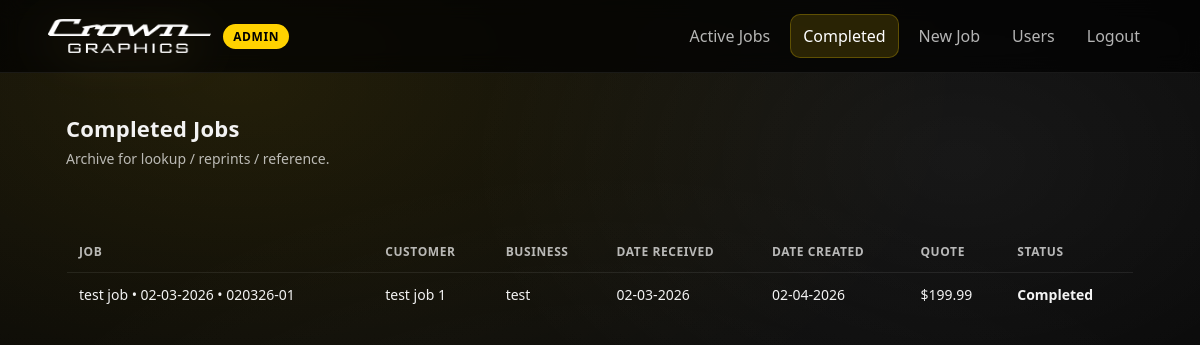
The app's page /jobs/completed (signed in) with its own data.
### app.py (models this page shows)
class Job(db.Model):
    id = db.Column(db.Integer, primary_key=True)
    customer_name = db.Column(db.String(120), nullable=False)
    business_name = db.Column(db.String(120), nullable=True)
    phone_number = db.Column(db.String(40), nullable=True)
    email_address = db.Column(db.String(160), nullable=True)
    job_title = db.Column(db.String(140), nullable=False)
    job_summary = db.Column(db.String(240), nullable=True)
    job_details = db.Column(db.Text, nullable=True)
    quote_amount = db.Column(db.Float, nullable=True)
    received_date = db.Column(db.Date, nullable=False, default=date.today)
    created_at = db.Column(db.DateTime, default=datetime.utcnow, nullable=False)
    stage = db.Column(db.String(40), default=STAGES[0], nullable=False)
    po_date_key = db.Column(db.String(6), nullable=False, index=True)  # MMDDYY
    po_seq = db.Column(db.Integer, nullable=False)  # 1..99
    is_new = db.Column(db.Integer, default=1, nullable=False)  # 1 = new, 0 = reviewed
    source = db.Column(db.String(40), nullable=True)
    intake_order_id = db.Column(db.String(80), nullable=True, index=True)
    submission_json = db.Column(db.Text, nullable=True)
    uploaded_files_json = db.Column(db.Text, nullable=True)
    address_1 = db.Column(db.String(160), nullable=True)
    address_2 = db.Column(db.String(160), nullable=True)
    city = db.Column(db.String(80), nullable=True)
    state = db.Column(db.String(40), nullable=True)
    zip_code = db.Column(db.String(20), nullable=True)
    cell = db.Column(db.String(40), nullable=True)
    completed_date = db.Column(db.Date, nullable=True)
    pickup_date = db.Column(db.Date, nullable=True)
    needed_by_date = db.Column(db.Date, nullable=True)
    approval_date = db.Column(db.Date, nullable=True)
    scheduled_date = db.Column(db.Date, nullable=True)
    inspected_date = db.Column(db.Date, nullable=True)
    inspected_by = db.Column(db.String(80), nullable=True)
    mfd_date = db.Column(db.Date, nullable=True)
    vehicle_make = db.Column(db.String(80), nullable=True)
    vehicle_model = db.Column(db.String(80), nullable=True)
    vin = db.Column(db.String(80), nullable=True)
    unit_number = db.Column(db.String(80), nullable=True)
    proof_number = db.Column(db.String(80), nullable=True)
    proof_approved_date = db.Column(db.Date, nullable=True)
    size_location_proof = db.Column(db.String(160), nullable=True)
    work_order = db.Column(db.String(80), nullable=True)
    crown_rep = db.Column(db.String(80), nullable=True)
    summary_of_work = db.Column(db.Text, nullable=True)
    internal_notes = db.Column(db.Text, nullable=True)
    shipping_date = db.Column(db.Date, nullable=True)
    shipping_type = db.Column(db.String(80), nullable=True)
    tracking_number = db.Column(db.String(120), nullable=True)
    ship_to = db.Column(db.Text, nullable=True)
    pickup_name = db.Column(db.String(120), nullable=True)
    field_service_location = db.Column(db.String(160), nullable=True)
    field_charge = db.Column(db.Float, nullable=True)
    materials_total = db.Column(db.Float, nullable=True)
    labor_total = db.Column(db.Float, nullable=True)
    tax_rate = db.Column(db.Float, nullable=True)  # percent (8.25)
    sales_tax = db.Column(db.Float, nullable=True)
    shipping_handling = db.Column(db.Float, nullable=True)
    grand_total = db.Column(db.Float, nullable=True)

### app.py (the view)
@app.route("/jobs/completed")
@login_required
def completed_jobs():
    jobs = (
        Job.query.filter(Job.stage == "Completed")
        .order_by(Job.received_date.desc(), Job.created_at.desc())
        .all()
    )
    return render_template("index.html", jobs=jobs, po_display=po_display, job_display_name=job_display_name)

### app.py (called while the page is built)
@app.template_filter("mmddyyyy_dt")
def mmddyyyy_dt(dt: datetime):
    if not dt:
        return ""
    return dt.strftime("%m-%d-%Y")

@app.template_filter("mmddyyyy_date")
def mmddyyyy_date(d: date):
    if not d:
        return ""
    return d.strftime("%m-%d-%Y")

@app.context_processor
def inject_globals():
    return {"STAGES": STAGES}

@login_manager.user_loader
def load_user(user_id):
    return db.session.get(User, int(user_id))

def po_display(job: Job) -> str:
    try:
        if not getattr(job, "po_date_key", None) or getattr(job, "po_seq", None) is None:
            return ""
        return f"{job.po_date_key}-{job.po_seq:02d}"
    except Exception:
        return ""

def job_display_name(job: Job) -> str:
    title = job.job_title or ""
    received = ""
    try:
        if getattr(job, "received_date", None):
            received = job.received_date.strftime("%m-%d-%Y")
    except Exception:
        received = ""
    po = ""
    try:
        po = po_display(job)
    except Exception:
        po = ""
    parts = [p for p in (title, received, po) if p]
    return " • ".join(parts)

    def is_admin(self) -> bool:
        return self.role == "admin"

### templates/index.html (shortened to what this page needs)
{% extends "base.html" %}
{% set active = "completed" %}
{% block content %}
<div class="panel">
  <div class="h1">Completed Jobs</div>
  <p class="sub">Archive for lookup / reprints / reference.</p>
</div>
<div class="panel" style="margin-top:16px; overflow:auto;">
  <table class="table">
    <thead>
      <tr>
        <th>Job</th>
        <th>Customer</th>
        <th>Business</th>
        <th>Date Received</th>
        <th>Date Created</th>
        <th>Quote</th>
        <th>Status</th>
      </tr>
    </thead>
    <tbody>
      {% for job in jobs %}
        <tr>
          <td><a href="{{ url_for('job_view', job_id=job.id) }}">{{ job_display_name(job) }}</a></td>
          <td>{{ job.customer_name }}</td>
          <td>{{ job.business_name or "—" }}</td>
          <td>{{ job.received_date|mmddyyyy_date }}</td>
          <td>{{ job.created_at|mmddyyyy_dt }}</td>
          <td>
            {% if job.quote_amount is not none %}
              ${{ "%.2f"|format(job.quote_amount) }}
            {% else %}
              —
            {% endif %}
          </td>
          <td><b>{{ job.stage }}</b></td>
        </tr>
      {% endfor %}
    </tbody>
  </table>
</div>
{% endblock %}

### static/style.css (style rules this page uses)
:root { --bg: #0b0b0b; --panel: transparent; --panel-2: rgba(255,255,255,.12); --text: #f3f3f3; --muted: rgba(255,255,255,.7); --gold: #FFD200; --good: #22c55e; --warn: #f59e0b; --bad: #ef4444; --line: rgba(255,255,255,.18); --radius: 14px; }
* { box-sizing:border-box; margin:0; padding:0; }
html,body { height:100%; }
body { font-family: system-ui, -apple-system, Segoe UI, Roboto, Arial, sans-serif; background: radial-gradient(1200px 900px at 20% 10%, #1b1b1b, #050505); color: var(--text); }
a { color: inherit; text-decoration:none; }
.panel { background: transparent; border: none; border-radius: var(--radius); padding: 18px; box-shadow: none; }
.h1 { font-size: 22px; font-weight: 900; letter-spacing: .2px; margin-bottom: 6px; }
.sub { color: var(--muted); font-size: 14px; }
.table { width:100%; border-collapse: collapse; margin-top: 10px; overflow:hidden; border-radius: 12px; border: 1px solid rgba(255,255,255,.10); }
.table th, .table td { text-align:left; padding: 12px 12px; border-bottom: 1px solid rgba(255,255,255,.08); font-size: 14px; }
.table th { color: var(--muted); font-weight: 800; text-transform: uppercase; letter-spacing: .6px; font-size: 12px; }
html, body { min-height: 100%; background-image: radial-gradient(1200px 700px at 20% 10%, rgba(255,210,0,.10), transparent 60%), radial-gradient(900px 600px at 80% 20%, rgba(255,255,255,.06), transparent 55%), radial-gradient(1100px 800px at 50% 85%, rgba(255,255,255,.05), transparent 65%), linear-gradient(180deg, #0b0b0b 0%, #070707 55%, #050505 100%); background-repeat: no-repeat; background-attachment: fixed; background-size: cover; }

### records on screen
Job: job_title+received_date+po_date_key "test job • 02-03-2026 • 020326-01", customer_name "test job 1", business_name "test", received_date|mmddyyyy_date "02-03-2026", created_at|mmddyyyy_dt "02-04-2026", quote_amount "199.99", stage "Completed"
